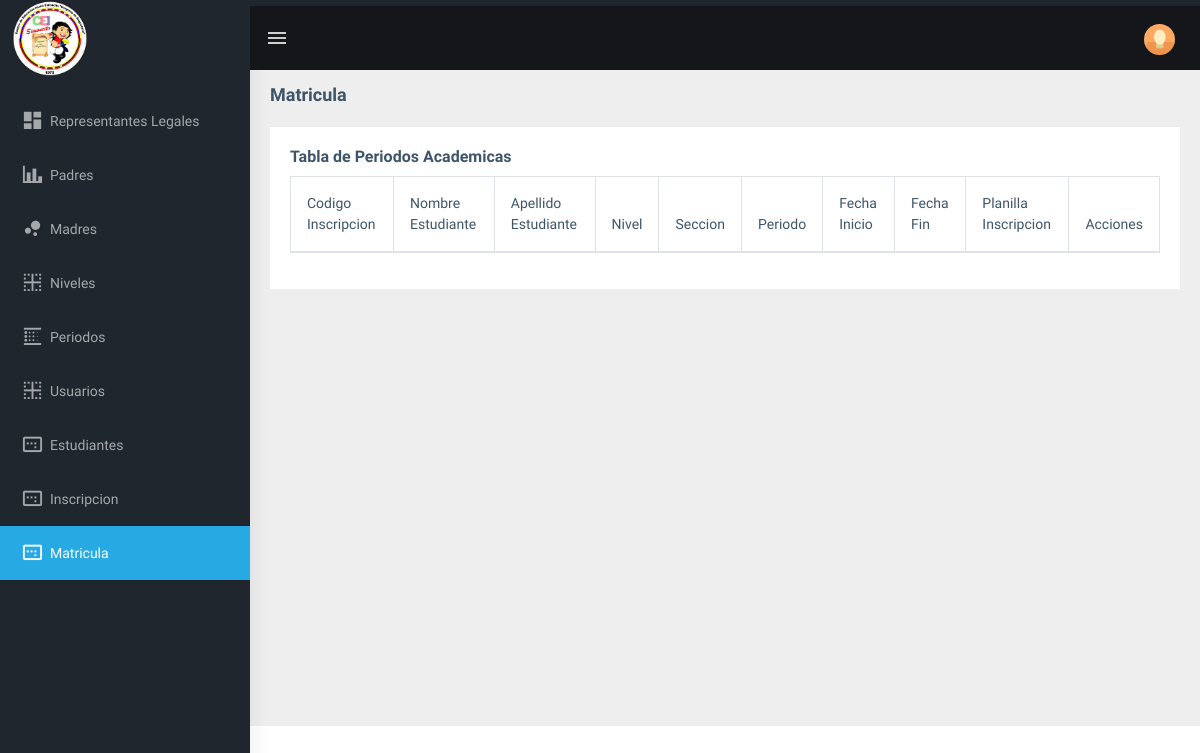
Before: /admin/matricula.php (signed in) with the older database file.
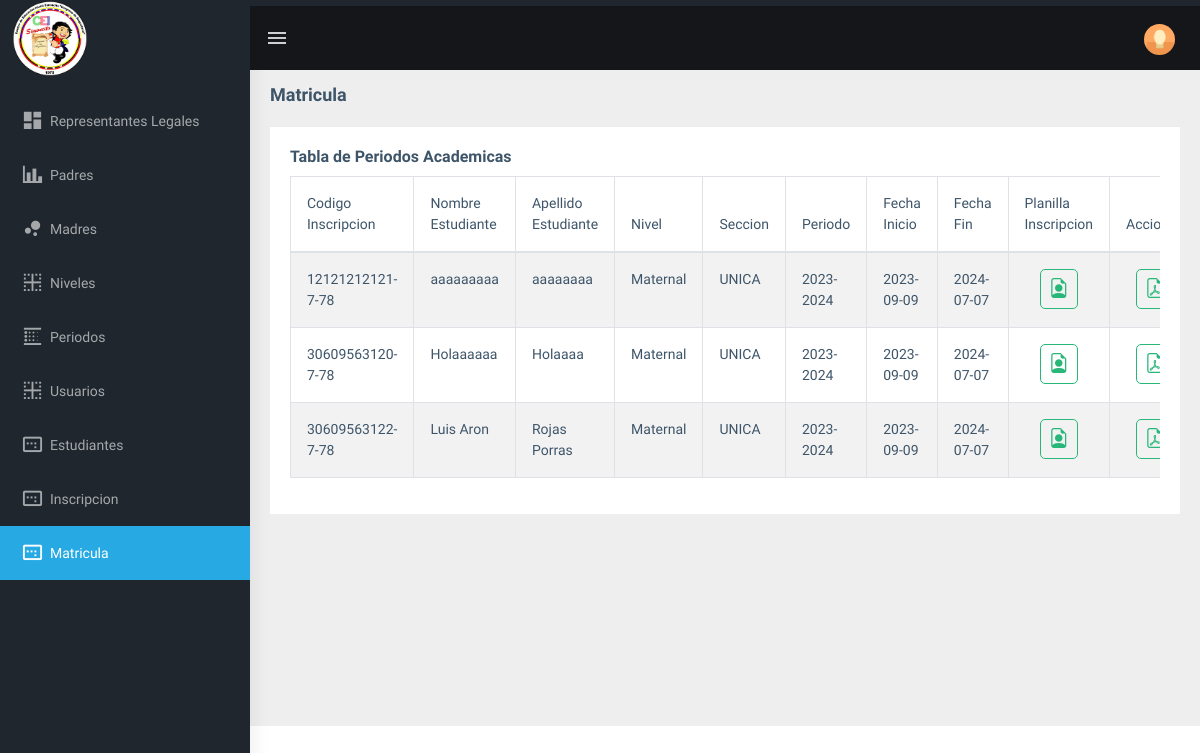
After: the same page with the newer database file.
### tables this page shows
CREATE TABLE `inscripcion` (
  `codigo_inscripcion` varchar(50) NOT NULL,
  `cedula_escolar` varchar(15) NOT NULL,
  `codigo_nivelseccion` int(11) NOT NULL,
  `codigo_periodo` int(3) NOT NULL,
  `fecha` date NOT NULL
);

CREATE TABLE `estudiante` (
  `cedula_escolar` varchar(15) NOT NULL,
  `Nacionalidad` char(2) NOT NULL,
  `nombres` varchar(35) NOT NULL,
  `apellidos` varchar(35) NOT NULL,
  `fecha_nacimiento` date DEFAULT NULL,
  `lugar_nacimiento` varchar(80) NOT NULL,
  `estado` varchar(20) NOT NULL,
  `codigo_nacionalidad` int(3) NOT NULL,
  `estado_hermano` varchar(3) NOT NULL,
  `cantidad_hermano` int(3) NOT NULL,
  `sexo_hermano` varchar(3) NOT NULL,
  `lugar_hermano` varchar(20) NOT NULL,
  `cedula_representante` varchar(10) NOT NULL,
  `cedula_papa` varchar(10) NOT NULL,
  `cedula_mama` varchar(10) NOT NULL,
  `caso_emergencia` int(3) NOT NULL,
  `foto_estudiante` longblob DEFAULT NULL,
  `procedencia` varchar(30) NOT NULL,
  `estado_estudiante` int(3) NOT NULL DEFAULT 1,
  `edad` int(11) NOT NULL
);

CREATE TABLE `niveles` (
  `codigo_niveles` int(5) NOT NULL,
  `descripcion` varchar(50) NOT NULL,
  `codigo_estado` int(3) NOT NULL DEFAULT 1
);

CREATE TABLE `secciones` (
  `codigo_seccion` int(5) NOT NULL,
  `nombre` varchar(15) NOT NULL
);

CREATE TABLE `periodo_academico` (
  `codigo_periodo` int(3) NOT NULL,
  `nombre` varchar(30) NOT NULL,
  `fecha_inicio` date NOT NULL,
  `fecha_fin` date NOT NULL,
  `actual` int(11) NOT NULL DEFAULT 0
);

### admin/matricula.php (the view, shortened to what this page needs)
<!DOCTYPE html>
<html dir="ltr" lang="en">
<head>
    <link href="../assets/libs/flot/css/float-chart.css" rel="stylesheet">
    <link rel="stylesheet" type="text/css" href="../assets/extra-libs/multicheck/multicheck.css">
    <link href="../assets/libs/datatables.net-bs4/css/dataTables.bootstrap4.css" rel="stylesheet">
    <link href="../dist/css/style.min.css" rel="stylesheet">
    <link href="css/formulario.css" rel="stylesheet">
    <link rel="stylesheet" href="../assets/libs/sweetAlerts2/sweetalert2.css">
    <link rel="stylesheet" href="https://cdn.jsdelivr.net/npm/bootstrap-icons@1.11.3/font/bootstrap-icons.min.css">
</head>
<body>
    <?php
    include 'includes/navbar.php';
    include '../php/conexion.php';
    $sentencia = ("SELECT inscripcion.*, estudiante.nombres AS nombres_estudiante, estudiante.apellidos AS apellidos_estudiante,
    periodo_academico.fecha_inicio, periodo_academico.fecha_fin, niveles.descripcion AS nivel_descripcion, periodo_academico.nombre, secciones.nombre as seccion
    FROM inscripcion
    INNER JOIN estudiante ON inscripcion.cedula_escolar = estudiante.cedula_escolar
    INNER JOIN periodo_academico ON inscripcion.codigo_periodo = periodo_academico.codigo_periodo
    INNER JOIN nivel_seccion ON inscripcion.codigo_nivelseccion = nivel_seccion.codigo_nivelseccion
    INNER JOIN niveles ON niveles.codigo_niveles=nivel_seccion.codigo_niveles
    INNER JOIN secciones ON secciones.codigo_seccion=nivel_seccion.codigo_seccion
    WHERE periodo_academico.actual = 1;");
    $mostrar = mysqli_query($conexion, $sentencia);
    ?>
    <div class="page-wrapper">
        <div class="page-breadcrumb">
            <div class="row">
                <div class="col-12 d-flex no-block align-items-center">
                    <h4 class="page-title">Matricula</h4>
                </div>
            </div>
        </div>
        <div class="container-fluid">
            <div class="row">
                <div class="col-md-12">
                    <div class="card">
                        <div class="card-body">
                            <h5 class="card-title">Tabla de Periodos Academicas</h5>
                            <div class="table-responsive">
                                <table id="zero_config" class="table table-striped table-bordered">
                                    <thead>
                                        <tr>
                                            <th>Codigo Inscripcion</th>
                                            <th>Nombre Estudiante</th>
                                            <th>Apellido Estudiante</th>
                                            <th>Nivel</th>
                                            <th>Seccion</th>
                                            <th>Periodo</th>
                                            <th>Fecha Inicio</th>
                                            <th>Fecha Fin</th>
                                            <th>Planilla Inscripcion</th>
                                            <th>Acciones</th>
                                        </tr>
                                    </thead>
                                    <tbody>
                                        <?php
                                        while ($r = mysqli_fetch_array($mostrar)) {
                                            $nivelDescripcion = $r['nivel_descripcion'];
                                            ?>
                                            <tr>
                                                <td>
                                                    <?php echo $r['codigo_inscripcion'] ?>
                                                </td>
                                                <td>
                                                    <?php echo $r['nombres_estudiante'] ?>
                                                </td>
                                                <td>
                                                    <?php echo $r['apellidos_estudiante'] ?>
                                                </td>
                                                <td>
                                                    <?php echo $nivelDescripcion ?>
                                                </td>
                                                <td>
                                                    <?php echo $r['seccion'] ?>
                                                </td>
                                                <td>
                                                    <?php echo $r['nombre'] ?>
                                                </td>
                                                <td>
                                                    <?php echo $r['fecha_inicio'] ?>
                                                </td>
                                                <td>
                                                    <?php echo $r['fecha_fin'] ?>
                                                </td>
                                                <td style="text-align:center;">
                                                    <?php echo "<a target='_blank' class='btn btn-outline-success btn-sm' style='border-radius:5px;' href='../php/generar_planillainscripcion.php?codigo_inscripcion=".$r['codigo_inscripcion']."'><i class='bi bi-file-earmark-person' style='font-size: 20px;text-align:center;'></i></a>"; ?>
                                                </td>
                                                <td  style="text-align:center;">
                                                    <?php
                                                        $data = array(
                                                            'codigo_inscripcion' => $r['codigo_inscripcion'],
                                                            'cedula_escolar' => $r['cedula_escolar'],
                                                            'nivelDescripcion' => $nivelDescripcion
                                                        );
                                                        echo "<button class='btn btn-outline-success btn-sm' style='border-radius:5px;' onclick='openAlert(".(json_encode($data)).")'><i class='bi bi-file-earmark-pdf' style='font-size: 20px;text-align:center;'></i></button>";
                                                    ?>
                                                </td>
                                            </tr>
                                            <?php
                                        }
                                        ?>
                                    </tbody>
                                </table>
                            </div>
                        </div>
                    </div>
                </div>
            </div>
        </div>
</body>
</html>

### admin/includes/navbar.php (shortened to what this page needs)
<div id="main-wrapper">
    <header class="topbar" data-navbarbg="skin5">
        <nav class="navbar top-navbar navbar-expand-md navbar-dark">
            <div class="navbar-header" data-logobg="skin5">
                <a class="navbar-brand" href="home.php">
                    <span class="logo-text">
                        <img src="../assets/images/logoprees.png" alt="homepage" class="light-logo" style=" width: 80px; margin-right: 4pc;" />
                    </span>
                </a>
            </div>
            <div class="navbar-collapse collapse" id="navbarSupportedContent" data-navbarbg="skin5">
                <ul class="navbar-nav float-left mr-auto">
                    <li class="nav-item d-none d-md-block"><a class="nav-link sidebartoggler waves-effect waves-light" href="javascript:void(0)" data-sidebartype="mini-sidebar"><i class="mdi mdi-menu font-24"></i></a></li>
                </ul>
                <ul class="navbar-nav float-right">
                    <li class="nav-item dropdown">
                        <a class="nav-link dropdown-toggle text-muted waves-effect waves-dark pro-pic" href="" data-toggle="dropdown" aria-haspopup="true" aria-expanded="false"><img src="../assets/images/users/1.jpg" alt="user" class="rounded-circle" width="31"></a>
                    </li>
                </ul>
            </div>
        </nav>
    </header>
    <aside class="left-sidebar" data-sidebarbg="skin5">
        <div class="scroll-sidebar">
            <nav class="sidebar-nav">
                <ul id="sidebarnav" class="p-t-30">
                    <li class="sidebar-item"> <a class="sidebar-link waves-effect waves-dark sidebar-link" href="representante.php" aria-expanded="false"><i class="mdi mdi-view-dashboard"></i><span class="hide-menu">Representantes Legales</span></a></li>
                    <li class="sidebar-item"> <a class="sidebar-link waves-effect waves-dark sidebar-link" href="padres.php" aria-expanded="false"><i class="mdi mdi-chart-bar"></i><span class="hide-menu">Padres</span></a></li>
                    <li class="sidebar-item"> <a class="sidebar-link waves-effect waves-dark sidebar-link" href="madres.php" aria-expanded="false"><i class="mdi mdi-chart-bubble"></i><span class="hide-menu">Madres</span></a></li>
                    <li class="sidebar-item"> <a class="sidebar-link waves-effect waves-dark sidebar-link" href="niveles.php" aria-expanded="false"><i class="mdi mdi-border-inside"></i><span class="hide-menu">Niveles</span></a></li>
                    <li class="sidebar-item"> <a class="sidebar-link waves-effect waves-dark sidebar-link" href="periodos.php" aria-expanded="false"><i class="mdi mdi-blur-linear"></i><span class="hide-menu">Periodos</span></a></li>
                    <li class="sidebar-item"> <a class="sidebar-link waves-effect waves-dark sidebar-link" href="usuarios.php" aria-expanded="false"><i class="mdi mdi-border-inside"></i><span class="hide-menu">Usuarios</span></a></li>
                    <li class="sidebar-item"> <a class="sidebar-link waves-effect waves-dark sidebar-link" href="estudiantes.php" aria-expanded="false"><i class="mdi mdi-relative-scale"></i><span class="hide-menu">Estudiantes</span></a></li>
                    <li class="sidebar-item"> <a class="sidebar-link waves-effect waves-dark sidebar-link" href="registroestudiante.php" aria-expanded="false"><i class="mdi mdi-relative-scale"></i><span class="hide-menu">Inscripcion</span></a></li>
                    <li class="sidebar-item"> <a class="sidebar-link waves-effect waves-dark sidebar-link" href="matricula.php" aria-expanded="false"><i class="mdi mdi-relative-scale"></i><span class="hide-menu">Matricula</span></a></li>
                </ul>
            </nav>
        </div>
    </aside>

### admin/css/formulario.css (style rules this page uses)
* { box-sizing: border-box; }

Changed rows visible on the page:
added inscripcion: codigo_inscripcion "12121212121-7-78", cedula_escolar.nombres "aaaaaaaaa", cedula_escolar.apellidos "aaaaaaaa", niveles.descripcion "Maternal", secciones.nombre "UNICA", codigo_periodo.nombre "2023-2024", codigo_periodo.fecha_inicio "2023-09-09", codigo_periodo.fecha_fin "2024-07-07"
added inscripcion: codigo_inscripcion "30609563120-7-78", cedula_escolar.nombres "Holaaaaaa", cedula_escolar.apellidos "Holaaaa", niveles.descripcion "Maternal", secciones.nombre "UNICA", codigo_periodo.nombre "2023-2024", codigo_periodo.fecha_inicio "2023-09-09", codigo_periodo.fecha_fin "2024-07-07"
added inscripcion: codigo_inscripcion "30609563122-7-78", cedula_escolar.nombres "Luis Aron", cedula_escolar.apellidos "Rojas Porras", niveles.descripcion "Maternal", secciones.nombre "UNICA", codigo_periodo.nombre "2023-2024", codigo_periodo.fecha_inicio "2023-09-09", codigo_periodo.fecha_fin "2024-07-07"
